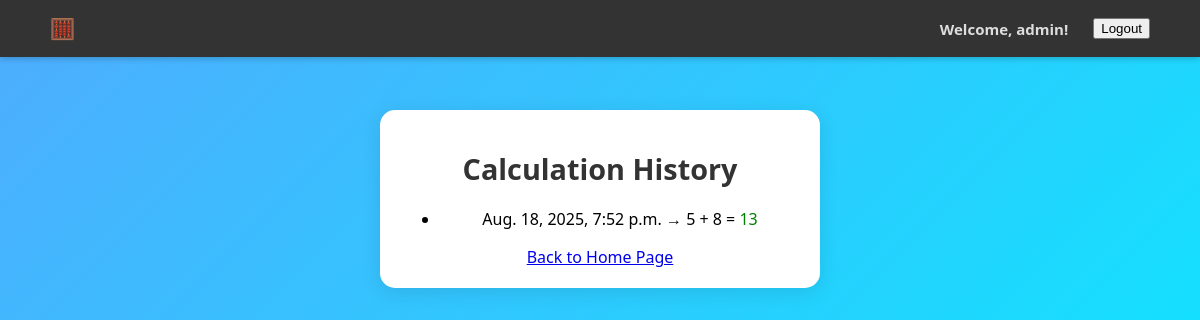
The page /history/ (signed in) on the database as committed earlier.
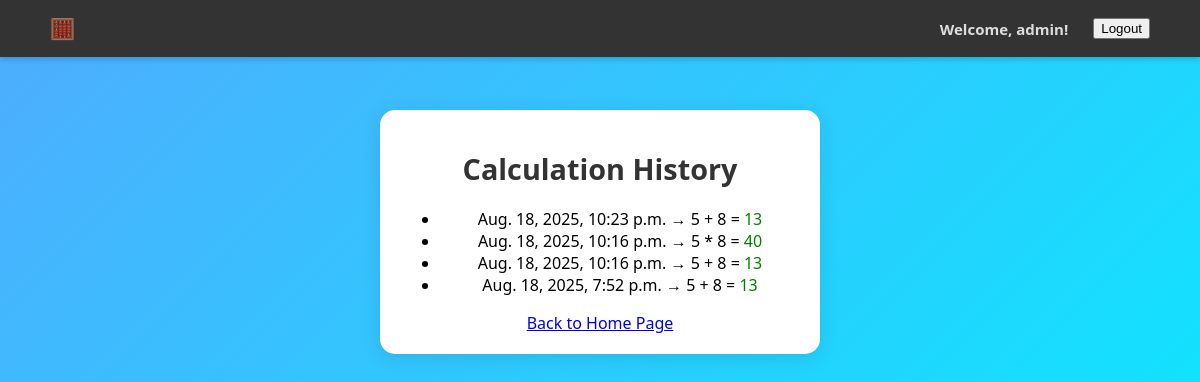
The same page on the database as committed later.
### add/models.py (models this page shows, shortened)
class Calculation(models.Model):
    user = models.ForeignKey(User, on_delete=models.CASCADE, null=True, blank=True)
    expression = models.CharField(max_length=255)  # e.g. "5 + 3"
    result = models.CharField(max_length=50)       # e.g. "8"
    timestamp = models.DateTimeField(auto_now_add=True)

### add/views.py (the view)
# urls.py: path("history/", views.history, name = "history"),
@login_required   # ensures only logged-in users can access
def history(request):
    history = Calculation.objects.filter(user=request.user).order_by("-timestamp")
    return render(request, "history.html", {"history": history})

### add/templates/history.html
{% extends 'base.html' %}
{% load static %}
{% block body %}
    <div class="result">
        <h1>Calculation History</h1>
        <ul>
            {% for calc in history %}
                <li>{{ calc.timestamp }} → {{ calc.expression }} = <span style="color:green">{{ calc.result }}</span></li>
            {% empty %}
                <li>No history yet.</li>
            {% endfor %}
        </ul>
    </div>
    <a href="{% url 'index' %}">Back to Home Page</a>
{% endblock %}

### add/templates/base.html (shortened to what this page needs)
{% load static %}
<!DOCTYPE html>
<html lang="en">
<head>
    <link rel="stylesheet" href="{% static 'style.css' %}">
</head>
<body>
<nav class="navbar">
  <div class="nav-container">
    <div class="nav-left">
      <a href="{% url 'index' %}" class="brand">🧮</a>
    </div>
    <div class="nav-right">
      {% if user.is_authenticated %}
        <span class="welcome">Welcome, {{ user.username }}!</span>
        <form method="post" action="{% url 'logout' %}">
    <button type="submit" class="btn-logout">Logout</button>
</form>
      {% else %}
        <a href="{% url 'login' %}" class="nav-link">Login</a>
        <a href="{% url 'register' %}" class="nav-link">Register</a>
      {% endif %}
    </div>
  </div>
</nav>
    <div class="calculator-container">
        {% block body %}
        {% endblock %}
    </div>
</body>
</html>

### add/static/style.css (style rules this page uses)
.navbar { background: #333; color: #fff; padding: 15px 20px; position: fixed; top: 0; left: 0; right: 0; z-index: 1000; box-shadow: 0 2px 6px rgba(0,0,0,0.2); }
.nav-container { display: flex; justify-content: space-between; align-items: center; max-width: 1100px; margin: 0 auto; }
.brand { font-size: 20px; font-weight: bold; color: #fff; text-decoration: none; }
.nav-right { display: flex; align-items: center; gap: 15px; }
.welcome { margin-right: 10px; font-size: 15px; font-weight: bold; color: #ddd; }
body { padding-top: 60px; font-family: 'Segoe UI', Tahoma, sans-serif; background: linear-gradient(135deg, #4facfe, #00f2fe); min-height: 100vh; margin: 0; display: flex; align-items: flex-start; justify-content: center; }
.registration-container, .calculator-container { background: white; padding: 25px 35px; border-radius: 15px; box-shadow: 0 8px 25px rgba(0, 0, 0, 0.15); max-width: 400px; width: 90%; margin-top: 40px; text-align: center; }
.calculator-container h1 { margin-bottom: 20px; font-size: 1.8em; color: #333; }
.calculator-container { max-width: 400px; width: 70%; margin: 50px auto; background: #ffffff; padding: 20px; border-radius: 15px; box-shadow: 0 4px 20px rgba(0, 0, 0, 0.1); }
form { display: flex; flex-direction: column; gap: 15px; }

Rows that differ between the two databases and show on the page:
added Calculation: timestamp "Aug. 18, 2025, 10:23 p.m.", expression "5 + 8", result "13"
added Calculation: timestamp "Aug. 18, 2025, 10:16 p.m.", expression "5 * 8", result "40"
added Calculation: timestamp "Aug. 18, 2025, 10:16 p.m.", expression "5 + 8", result "13"
